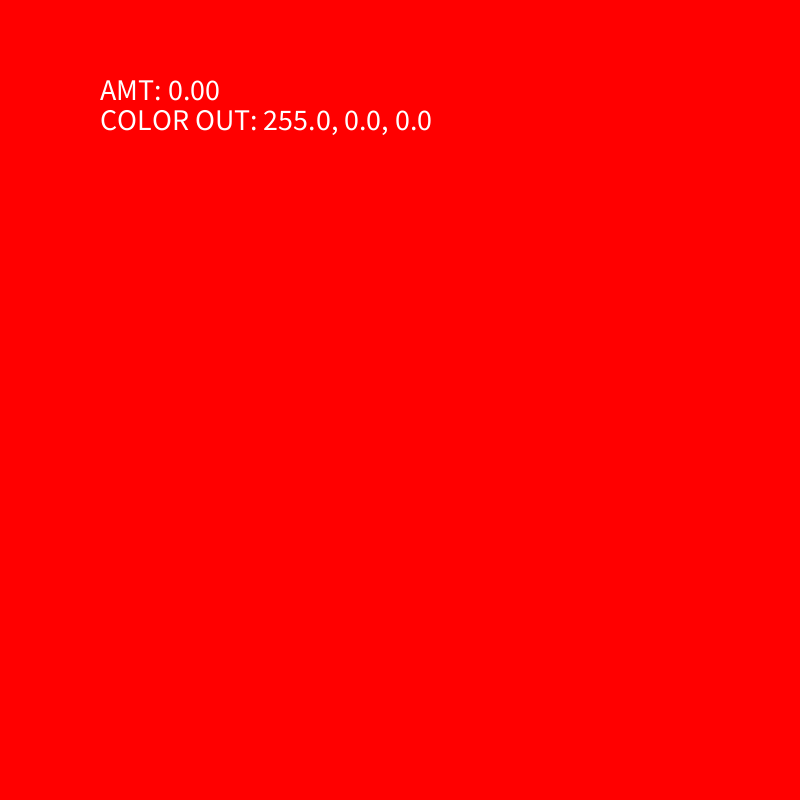
Frame 1 (no input)
Frame 60 (the mouse pressed at the canvas centre just before this capture): identical to frame 1, image omitted
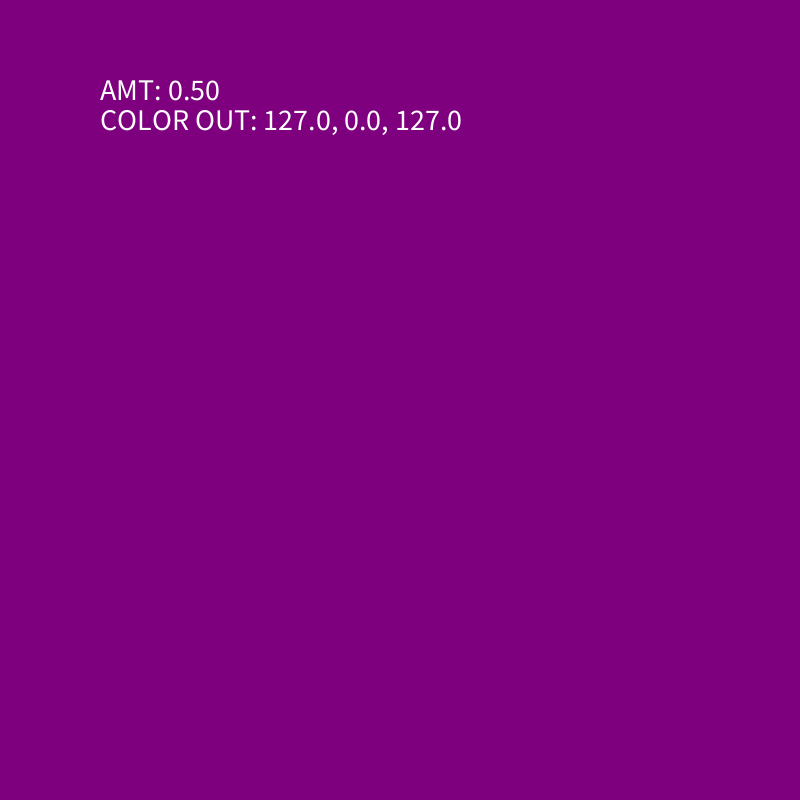
Frame 120 (the mouse held since frame 60 and released just before this capture)

The Processing sketch that drew these frames (run headless with seeded random() and noise(); from frame 60 on, the mouse is pressed at the canvas centre):

// Processing sketch: customColorInterpolation
// ── customColorInterpolation.pde

color c1 = color(255,0,0);
color c2 = color(0,0,255);
color c;

float amt;
float valueOut;

void setup(){
  size(800,800);
  background(255);
  strokeWeight(3);
  
  c1 = color(255,0,0);
  c2 = color(0,0,255);
}


void draw(){
   
  amt = mouseX/(float)width;
  
  float r = red(c1) + amt*(red(c2)-red(c1));
  float g = green(c1) + amt*(green(c2)-green(c1));
  float b = blue(c1) + amt*(blue(c2)-blue(c1));
  c = color(r, g, b);

  background(c);
  
  fill(255);
  textSize(30);
  text("AMT: "+ nf(amt, 1, 2), 100,100);
  text("COLOR OUT: "+red(c)+", "+green(c)+", "+blue(c), 100,130);
  
}
